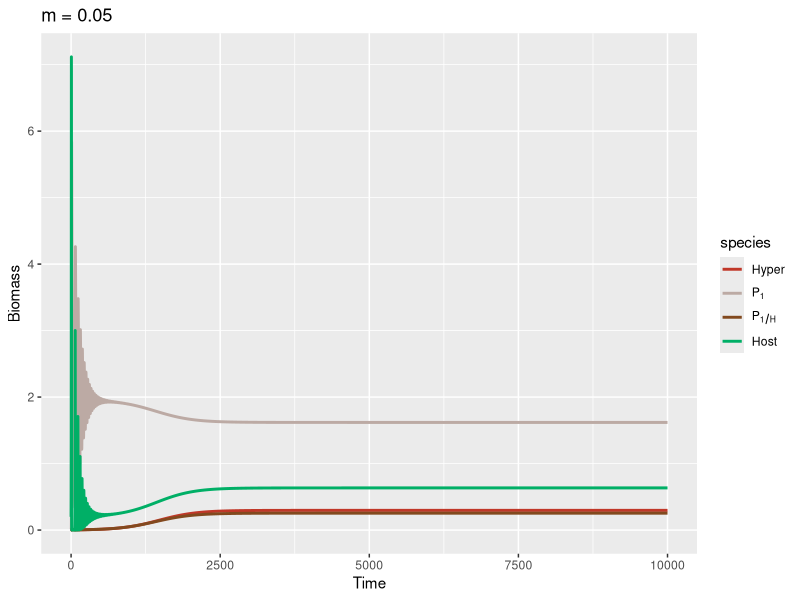

Recreate this plot in R. (Note: this script raises an error after producing the figure.)
library(deSolve)
library(tidyverse)

### Build up Mechanism 2 ----
M2_S <- function(times, state, parms) {
  with(as.list(c(state, parms)), {
    dH_dt = (h1 * o1 * P1H) - (c1 * b1 * P1) * H - (d * H)
    dP1H_dt = (b1 * P1 * H) + DL * (e1H * psi1 * a1 * P1H * S) - (o1 + m1) * P1H
    dP1_dt = (e1 * a1 * P1) * S - (b1 * P1) * H + (1 - DL) * (e1H * psi1 * a1 * P1H * S) - m1 * P1
    dS_dt = r * S * (1-S/K) - (a1 * P1 + psi1 * a1 * P1H) * S 
    return(list(c(dH_dt, dP1H_dt, dP1_dt, dS_dt)))
  })
}

### Model parameters ----

times <- seq(0, 10000, by = 1)
#state <- c(H = 1, P1H = 0, P1 = 2, S = 5)
state <- c(H = 0.01, P1H = 0, P1 = 0.01, S = 0.2)
#Change alpha and beta--
parms <- c(r = 1, K = 10,
           a1 = 0.5, psi1 = 1, e1 = 0.5,
           b1 = 0.45, m1 = 0.05, e1H = 0.5,
           o1 = 0.8, h1 = 1, c1 = 0.9, d = 0.03, DL = 0)


### Model application ----
pop_size = ode(func = M2_S, times = times, y = state, parms = parms)

tail(pop_size)
tail(mutate(as.data.frame(pop_size), P1total = P1 + P1H))
### Plot the result ----
## Plotting
pop_size %>%
  as.data.frame() %>%
  filter(time %% 1 == 0) %>%
  #filter(time > 1000, time < 5000) %>%
  #View()
  pivot_longer(cols = c("H", "P1H", "P1", "S"), #"H", "P1H", "P1", "S" 
               names_to = "species", values_to = "biomass") %>%
  #filter(species == c("H","S")) %>%
  ggplot(mapping = aes(x = time, y = biomass, color = species)) +
  labs(x = "Time", y = "Biomass", title = paste0("m = ", parms["m1"])) +  #paste0("r =", parms["r"]))β
  geom_line(lwd = 1) +
  scale_colour_manual(labels = c("H" = "Hyper", "P1" = expression(P[1]), 
                                 "P1H" = expression(P[1/H]), "S" = "Host"),
                      values = c("H" = "#C03728", "P1" = "#BCAAA4", 
                                 "P1H" = "#82491E", "S" = "#00AF66"))

## Plotting the per capita growth rate
pop_size %>%
  as.data.frame() %>%
  filter(time %% 1 == 0) %>%
  filter(time > 0, time < 500) %>%
  #View()
  pivot_longer(cols = c("per_H", "per_P1H", "per_P1", "per_S"),
               #"per_H", "per_P1H", "per_P1", "per_S"
               names_to = "species", values_to = "rate") %>%
  #filter(species == c("H","S")) %>%
  ggplot(mapping = aes(x = time, y = rate, color = species)) +
  labs(x = "Time", y = "Rate", title = expression(m[1] < m[2])) +  #paste0("r =", parms["r"]))
  geom_line(lwd = 1) +
  scale_colour_manual(labels = c("per_H" = expression(r[H]), "per_P1H" = expression(r[P[1/H]]),
                                 "per_P2H" = expression(r[P[2/H]]) , "per_P1" = expression(r[P[1]]),
                                 "per_P2" = expression(r[P[2]]), "per_S" = expression(r[S])),
                      values = c('per_H' = "#C03728", 'per_P1H' = "#82491E", 
                                 'per_P2H' = "#546E7A", 'per_P1' = "#BCAAA4", 
                                 'per_P2' = "#B0BEC5", 'per_S' = "#00AF66"))

View(pop_size)
sd(pop_size[(nrow(pop_size)-round(length(times)*0.2)):nrow(pop_size),"S"]) > 1e-8

## Theme setting
A = 
  theme_bw()+
  theme(
    plot.title = element_text(hjust = 0.5, size = 20),
    axis.text.x = element_text(size = 15),
    axis.text.y = element_text(size = 15),
    axis.title.x = element_text(size = 20),
    axis.title.y = element_text(size = 20),
    legend.text = element_text(size = 10),
    legend.text.align = 0)
theme_set(A)
